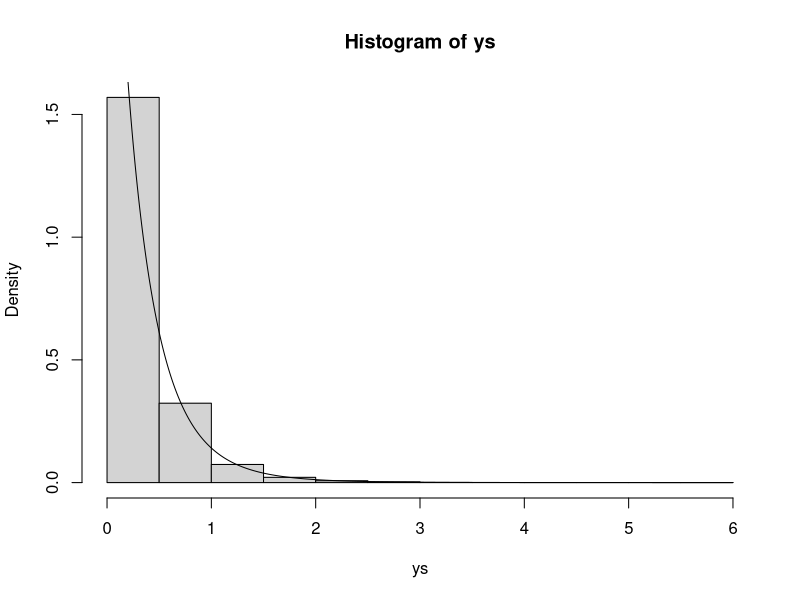
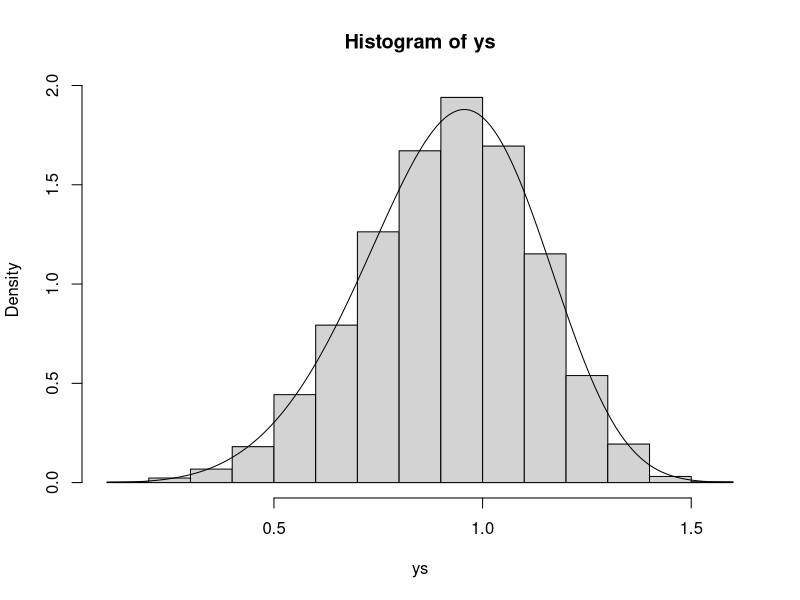

Source code (R) for these figures, in order:
#Definamos las funciones y sus respectivas inversas

#Para Weibull
fweibull <- function(x,lamb,k){
  return( (k/lamb)*(x/lamb)^(k-1)*exp(-(x/lamb)^k) )
}
Fweibull <- function(x,lamb,k){
    return( 1 -  exp(-(x/lamb)^k)  )
}


weibullinv <- function(U,lamb, k){
  return( lamb*(-log(1-U))^(1/k) )
}
#Para Pareto
fPareto = function(x,a,b){
  return((a*b^a)/(b+x)^(a+1))
}
FPareto = function(x,a,b){
  return(1-(b/(b+x))^a)
}
paretoinv= function(x,a,b){
  f_x  <- -b +(b/((1-x)^(1/a)))
  return(f_x)
}

RectWeibull <- function(lamb,k,n){
  xs <- runif(n,min=0,max=1)
  ys <- c(n)
  for (i in 1:n){
    ys[i] = weibullinv(xs[i],lamb,k)
  }
  hist = hist(ys,probability=TRUE)
  M=max(hist$breaks)
  m=min(hist$breaks)
  XS <- seq(m,M,0.01)
  print(XS)
  par(new=TRUE)
  lines(XS,fweibull(XS,lamb,k))
  return(hist)
}

RectPareto <- function(a,b,n){
  xs <- runif(n,min=0,max=1)
  ys <- c(n)
  for (i in 1:n){
    ys[i] = paretoinv(xs[i],a,b)
  }
  hist = hist(ys,probability=TRUE)
  M=max(hist$breaks)
  m=min(hist$breaks)
  XS <- seq(m,M,0.01)
  par(new=TRUE)
  lines(XS,fPareto(XS,a,b))
  return(hist)
}


RectPareto(10,3,10000)
RectWeibull(1,5,10000)
